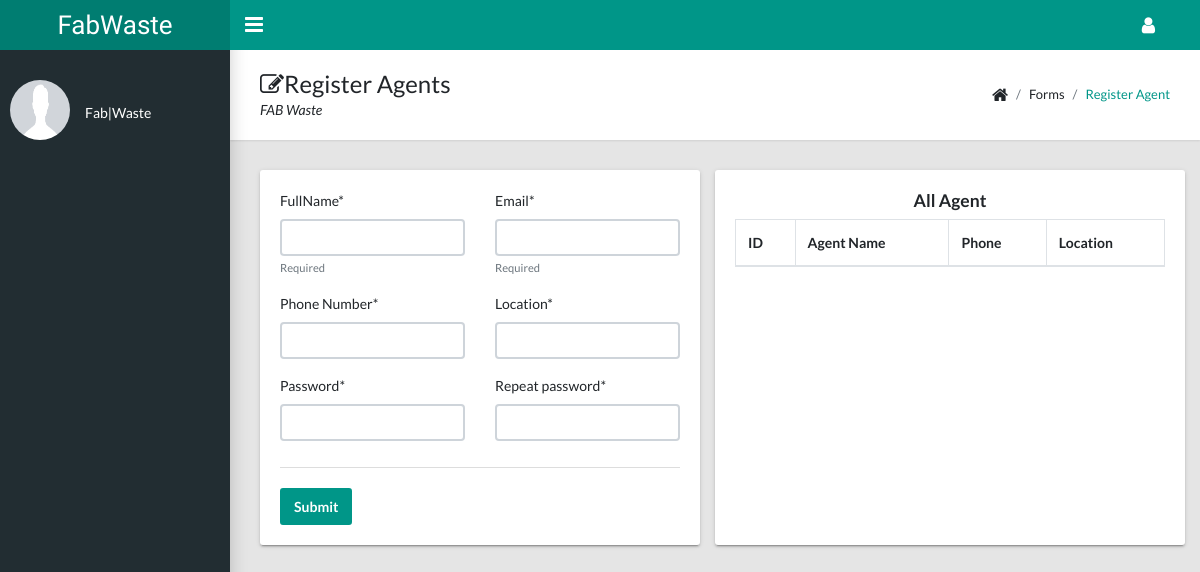
Page /register-agent on the earlier database version.
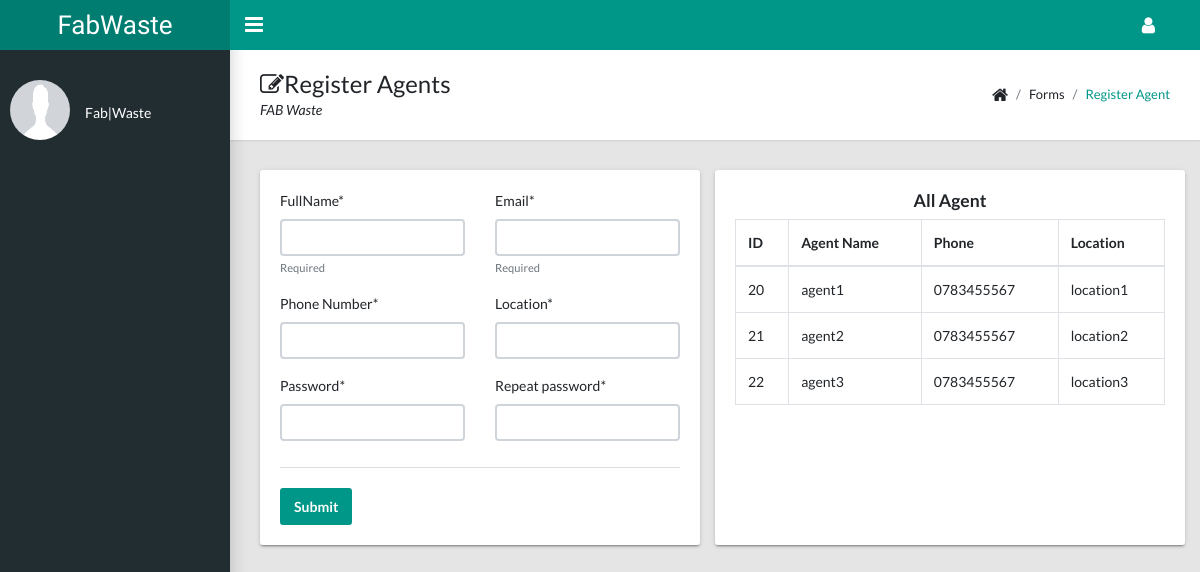
Same page on the later database version.
### userauth/models.py (models this page shows, shortened)
class UsersAccount(AbstractBaseUser, PermissionsMixin):
    email = models.EmailField(verbose_name='Email Address', unique=True)
    full_name = models.CharField(max_length=50)
    mobile = models.CharField(max_length=12, blank=True)
    is_active = models.BooleanField(default=False)
    is_staff = models.BooleanField(default=False)
    is_house_hold = models.BooleanField(default=False)
    is_agent = models.BooleanField(default=False)
    is_manufacture = models.BooleanField(default=False)
    is_admin = models.BooleanField(default=False)
    location = models.CharField(max_length=100)
    created = models.DateTimeField(auto_now_add=True)
    updated = models.DateTimeField(auto_now=True)
    objects = CustomAccountManager()
    USERNAME_FIELD = 'email'
    REQUIRED_FIELDS = ['full_name']
    class Meta:
        verbose_name = 'Account'
        verbose_name_plural = 'Account'

### userauth/views.py (the view, shortened to what this page needs)
# urls.py: path('register-agent', register_agent, name='register_agent'),
def register_agent(request):
    agents = UsersAccount.objects.filter(is_agent=True)
    form = RegisterUserForm()
    return render(request, 'registration/register_agent.html', {'form': form, 'agents': agents})

### userauth/forms.py (shortened to what this page needs)
class RegisterUserForm(ModelForm):
    full_name = forms.CharField(label='FullName', min_length=4, max_length=50, help_text='Required')
    email = forms.EmailField(max_length=100, help_text='Required',
                             error_messages={'required': 'Sorry, you will need an email'})
    mobile = forms.CharField(label='Phone Number', min_length=10, max_length=13)
    password = forms.CharField(label='Password', widget=forms.PasswordInput)
    password2 = forms.CharField(label='Repeat password', widget=forms.PasswordInput)
    class Meta:
        model = UsersAccount
        fields = ['full_name', 'email', 'mobile', 'location']

### templates/registration/register_agent.html (shortened to what this page needs)
{% extends 'dashboard/dashboard.html' %}
{% load static %}
{% load crispy_forms_tags %}
{% block dashboard_content %}
    <main class="app-content">
      <div class="app-title">
        <div>
          <h1><i class="fa fa-edit"></i>Register Agents</h1>
          <p>FAB Waste</p>
        </div>
        <ul class="app-breadcrumb breadcrumb">
          <li class="breadcrumb-item"><i class="fa fa-home fa-lg"></i></li>
          <li class="breadcrumb-item">Forms</li>
          <li class="breadcrumb-item"><a href="#">Register Agent</a></li>
        </ul>
      </div>
      <div class="row">
        <div class="col-md-12">
            <div class="row">
              <div class="col-lg-6">
                <form method="post" class="tile">
                  <div class="row">
                      <div class="col-sm-6">{{ form.full_name|as_crispy_field }}</div>
                      <div class="col-6">{{ form.email|as_crispy_field }}</div>
                      <div class="col-6">{{ form.mobile|as_crispy_field }}</div>
                      <div class="col-6">{{ form.location|as_crispy_field }}</div>
                      <div class="col-6">{{ form.password|as_crispy_field }}</div>
                      <div class="col-6">{{ form.password2|as_crispy_field }}</div>
                  </div>
                  <div class="tile-footer">
                      <button class="btn btn-primary" type="submit">Submit</button>
                  </div>
                </form>
              </div>
              <div class="col-lg-6 tile">
               <h5 class="text-center">All Agent</h5>
                  <table class="table table-hover table-bordered" id="sampleTable">
                  <thead>
                    <tr>
                      <th>ID</th>
                      <th>Agent Name</th>
                      <th>Phone</th>
                      <th>Location</th>
                    </tr>
                  </thead>
                  <tbody>
                    {% for agent in agents %}
                        <tr>
                          <td>{{ agent.id}}</td>
                          <td>{{ agent.full_name}}</td>
                          <td>{{ agent.mobile}}</td>
                          <td>{{ agent.location}}</td>
                        </tr>
                    {% endfor %}
                  </tbody>
                </table>
              </div>
            </div>
          </div>
        </div>
    </main>
{% endblock %}

Differences in the rows shown:
added UsersAccount: id "20", full_name "agent1", mobile "0783455567", location "location1"
added UsersAccount: id "21", full_name "agent2", mobile "0783455567", location "location2"
added UsersAccount: id "22", full_name "agent3", mobile "0783455567", location "location3"
